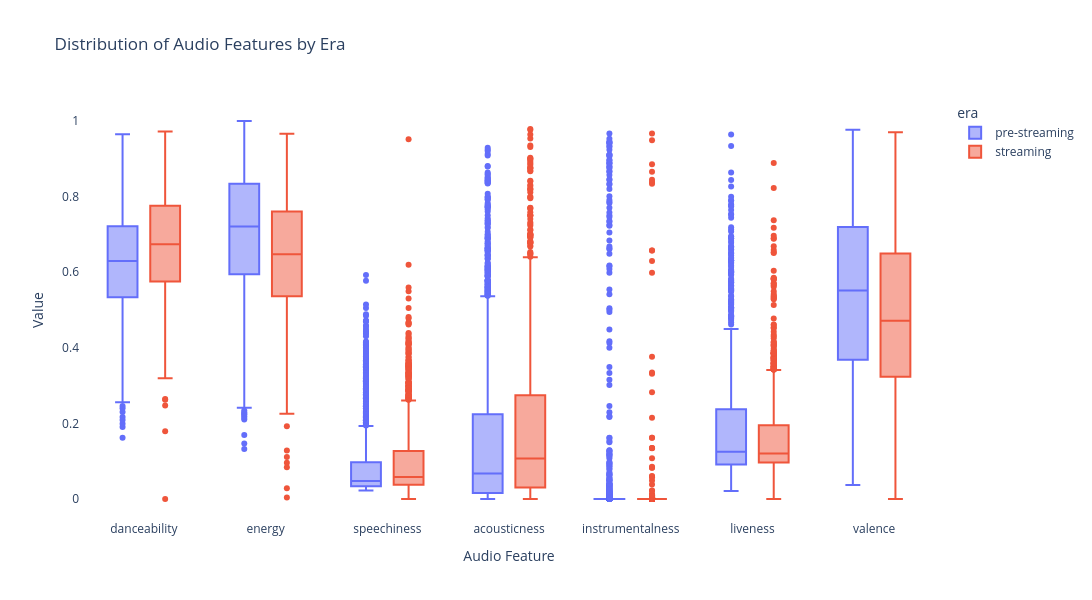

Notebook code for this chart:
### Markdown cell above
#### Visual: Audio Feature Distribution by Era

**Explore how hidden longevity champions differ musically across eras:**

- **Era Split:** Pre-streaming (≤2014) vs. Streaming (≥2015)  
- **Features Shown:** ***Danceability, Energy, Speechiness, Acousticness, Instrumentalness, Liveness, Valence***  
- **Box Plot Insight:** Median, interquartile range, and outliers reveal typical and extreme feature values

### Code cell
# Features to visualize
viz_features = [
    'danceability', 'energy',  'speechiness',
    'acousticness', 'instrumentalness', 'liveness', 'valence'
]

# Ensure 'era' exists in the dataframe
hidden_longevity_champs['era'] = hidden_longevity_champs['release_year'].apply(
    lambda x: 'pre-streaming' if x <= 2014 else 'streaming'
)

# Melt dataframe for easier plotting
df_melted = hidden_longevity_champs.melt(
    id_vars='era',
    value_vars=viz_features,
    var_name='Audio Feature',
    value_name='Value'
)

# Box plot of audio features by era
fig = px.box(
    df_melted,
    x='Audio Feature',
    y='Value',
    color='era',
    title='Distribution of Audio Features by Era',
    width=1200,
    height=600
)

fig.update_layout(plot_bgcolor='white', paper_bgcolor='white')
fig.show()

### Figure 1 — Plotly figure (JSON) as saved in the notebook; plotly's stock layout.template omitted (floating-point values rounded to 4 significant figures; data arrays with more than 128 entries replaced by an {"elided": "..."} marker saying what was removed)
{"data": [{"alignmentgroup": "True", "hovertemplate": "era=pre-streaming<br>Audio Feature=%{x}<br>Value=%{y}<extra></extra>", "legendgroup": "pre-streaming", "marker": {"color": "#636efa"}, "name": "pre-streaming", "notched": false, "offsetgroup": "pre-streaming", "orientation": "v", "showlegend": true, "type": "box", "x": {"elided": "13874 str values"}, "x0": " ", "xaxis": "x", "y": {"elided": "13874 float values"}, "y0": " ", "yaxis": "y"}, {"alignmentgroup": "True", "hovertemplate": "era=streaming<br>Audio Feature=%{x}<br>Value=%{y}<extra></extra>", "legendgroup": "streaming", "marker": {"color": "#EF553B"}, "name": "streaming", "notched": false, "offsetgroup": "streaming", "orientation": "v", "showlegend": true, "type": "box", "x": {"elided": "6937 str values"}, "x0": " ", "xaxis": "x", "y": {"elided": "6937 float values"}, "y0": " ", "yaxis": "y"}], "layout": {"boxmode": "group", "height": 600, "legend": {"title": {"text": "era"}, "tracegroupgap": 0}, "paper_bgcolor": "white", "plot_bgcolor": "white", "title": {"text": "Distribution of Audio Features by Era"}, "width": 1200, "xaxis": {"anchor": "y", "domain": [0, 1], "title": {"text": "Audio Feature"}}, "yaxis": {"anchor": "x", "domain": [0, 1], "title": {"text": "Value"}}}}
